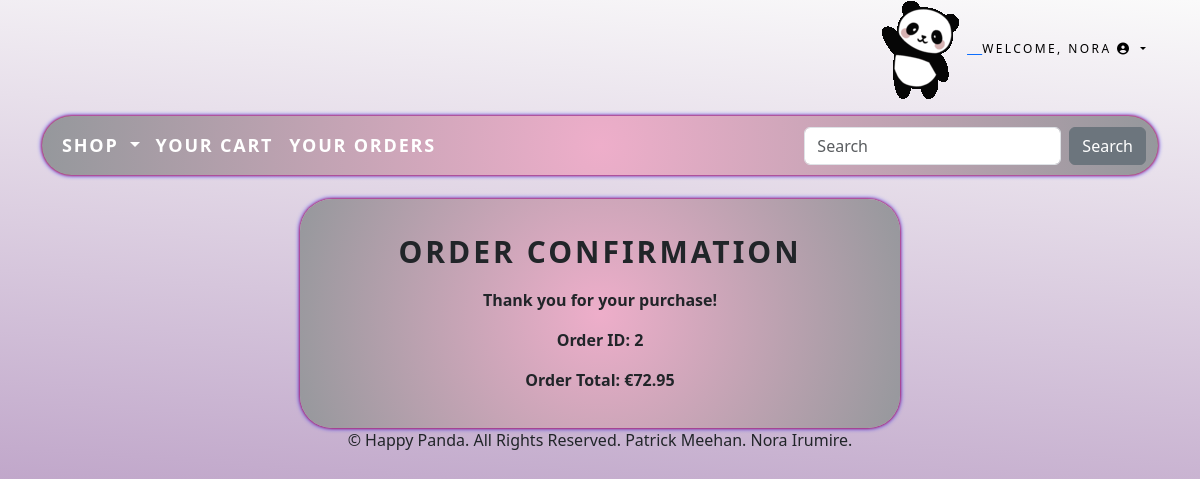
The app's page /cartapp/order-confirmation/ (signed in), older data.
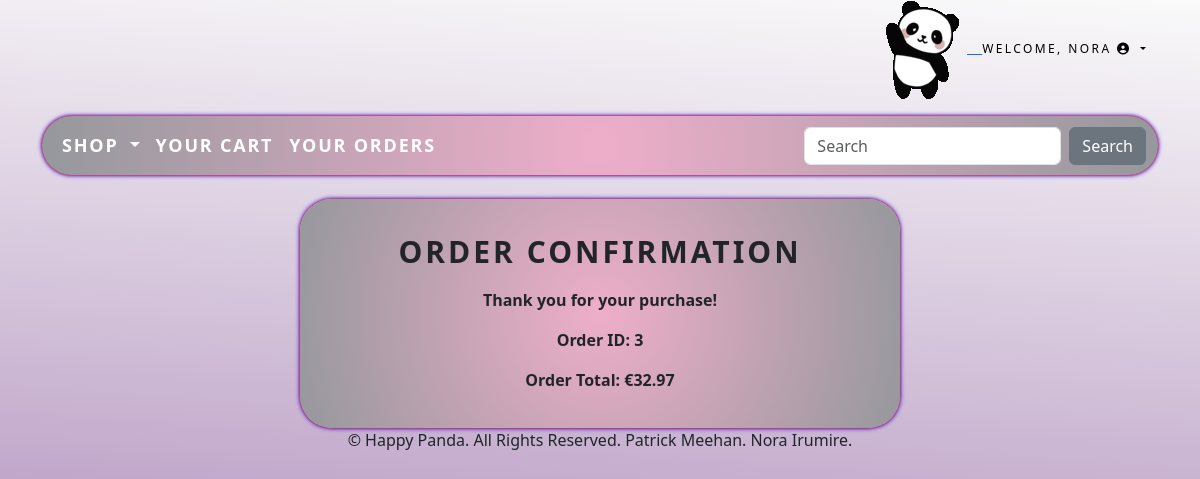
The same page, newer data.
### cartapp/models.py (models this page shows, shortened)
class Checkout(models.Model):
    user = models.ForeignKey(settings.AUTH_USER_MODEL, on_delete=models.CASCADE)
    shipping_address = models.TextField()
    payment_method = models.CharField(max_length=50)
    order_total = models.DecimalField(max_digits=10, decimal_places=2)
    created_at = models.DateTimeField(auto_now_add=True)

### cartapp/views.py (the view)
# urls.py: path('order-confirmation/', views.order_confirmation, name='order_confirmation'),
@login_required
def order_confirmation(request):
    recent_order = Checkout.objects.filter(user=request.user).order_by('-created_at').first()
    recent_cart = Cart.objects.filter(user=request.user).order_by('-date_added').first()
    items = CartItem.objects.filter(cart=recent_cart) if recent_cart else []
    context = {
        'order': recent_order,
        'items': items,
        'total_cost': recent_order.order_total if recent_order else None,
    }
    return render(request, 'order_confirmation.html', context)

### accounts/templatetags/auth_extras.py (called while the page is built)
@register.filter(name='has_group')
def has_group(user, group_name):
    group = Group.objects.get(name=group_name)
    return True if group in user.groups.all() else False

### shop/context_processors.py (called while the page is built)
def menu_links(request):
    links = Category.objects.all()
    return {'links':links}

### shop/models.py (called while the page is built)
    def get_absolute_url(self):
        return reverse('shop:products_by_category', args=[self.id])

### cartapp/templates/order_confirmation.html
{% extends "base.html" %}
{% block content %}
<div style="max-width: 600px; margin: auto; border-radius: 2em; box-shadow: 0 0 3px #FF0000, 0 0 5px #0000FF; background: radial-gradient(circle, rgba(238, 174, 202, 1) 0%, rgba(149, 152, 156, 1) 100%); padding: 20px; text-align: center;">
    <h1 style="font-size: 30px; font-weight: bold; text-transform: uppercase; letter-spacing: .1em; padding-top: 15px; padding-bottom: 10px;">Order Confirmation</h1>
    {% if order %}
        <p style="font-weight: bold;">Thank you for your purchase!</p>
        <p style="font-weight: bold;">Order ID: {{ order.id }}</p>
        <p style="font-weight: bold;">Order Total: €{{ order.order_total }}</p>
    {% else %}
        <p>There was a problem with your order.</p>
    {% endif %}
</div>
{% endblock %}

Row changes from the older to the newer data that the page shows:
no longer on this page (row unchanged): Checkout: id "2", order_total "72.95"
added Checkout: id "3", order_total "32.97"
